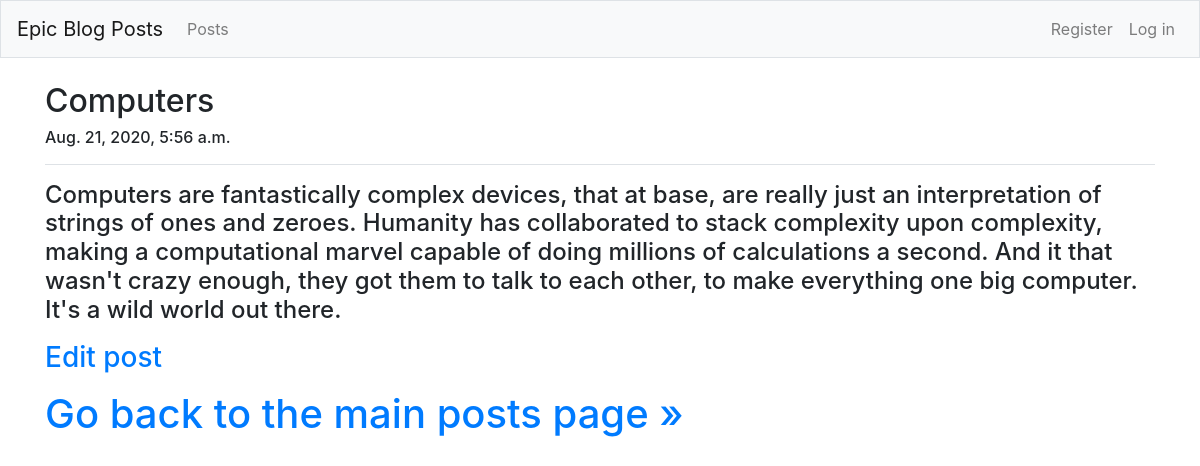
Page /blog_posts/4/ on the committed database.
### brian_blog_posts/models.py (models this page shows, shortened)
class BlogPost(models.Model):
	post_title = models.CharField(max_length=200)
	text = models.TextField()
	date_added = models.DateTimeField(auto_now_add=True)
	owner = models.ForeignKey(User, on_delete=models.CASCADE)

### brian_blog_posts/views.py (the view)
# urls.py: path('blog_posts/<int:blog_post_id>/', views.blog_post, name='blog_post'),
def blog_post(request, blog_post_id):
	blog_post = BlogPost.objects.get(id=blog_post_id)
	context = {'blog_post': blog_post}
	return render(request, 'brian_blog_posts/blog_post.html', context)

### brian_blog_posts/templates/brian_blog_posts/blog_post.html
{% extends "brian_blog_posts/base.html" %}
{% load bootstrap4 %}
{% block page_header %}
  <h2>{{ blog_post.post_title }}</h2>
  <h6>{{ blog_post.date_added}}</h6>
{% endblock page_header %}
{% block content %}
  <p><h4>{{ blog_post.text|linebreaks }}</h4></p>
  <p><h3>
    <a href="{% url 'brian_blog_posts:edit_blog_post' blog_post.id %}">Edit post</a>
  </h3></p>
  <h1>
  	<a href="{% url 'brian_blog_posts:blog_posts' %}">Go back to the main posts page &raquo;</a>
  </h1>
{% endblock content %}

### rows in the picture
BlogPost: post_title "Computers", date_added "Aug. 21, 2020, 5:56 a.m.", text "Computers are fantastically complex devices, that at base, are really just an interpretation of strings of ones and zeroes. Humanity has collaborated to stack complexity upon complexity, making a computational marvel capable of doing millions of calculations a second. And it that wasn't crazy enough, they got them to talk to each other, to make everything one big computer. It's a wild world out there."
